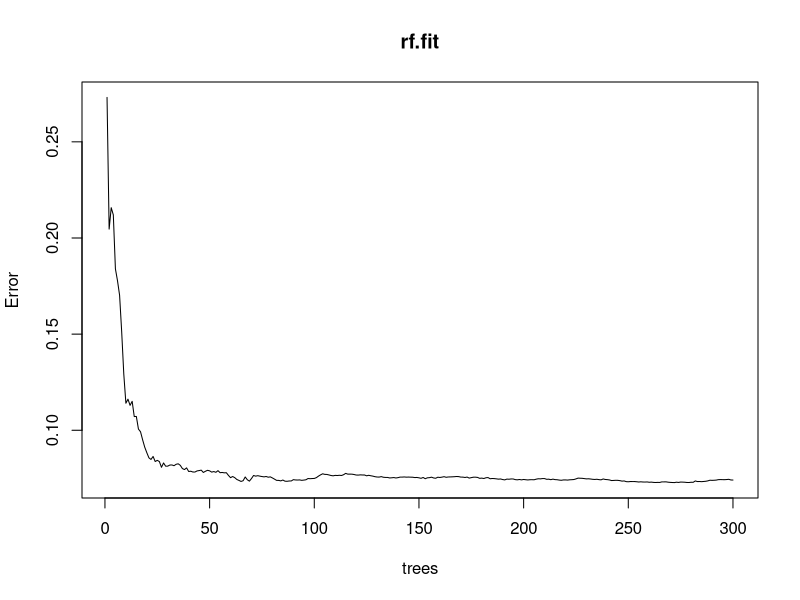
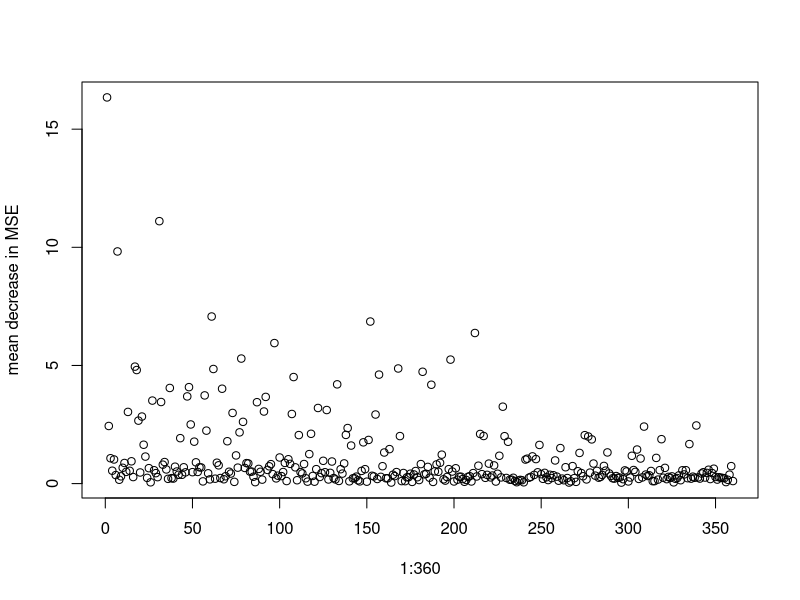
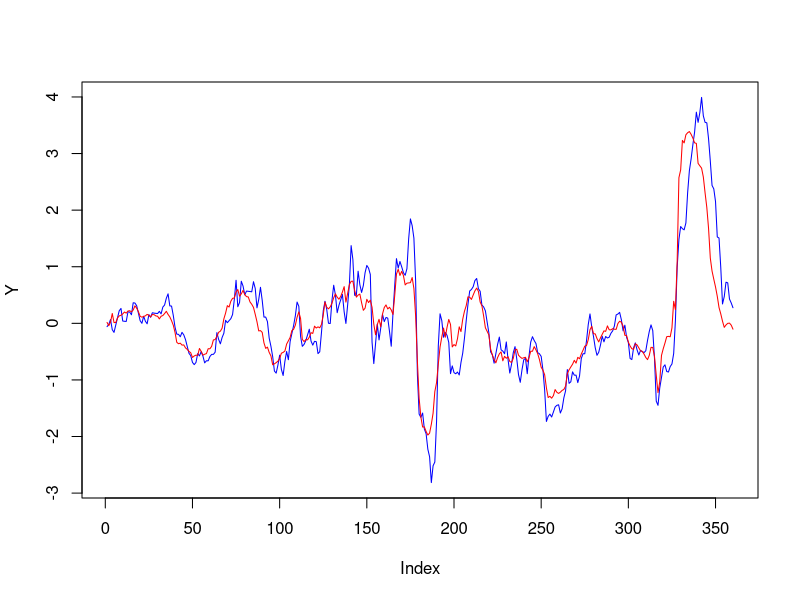
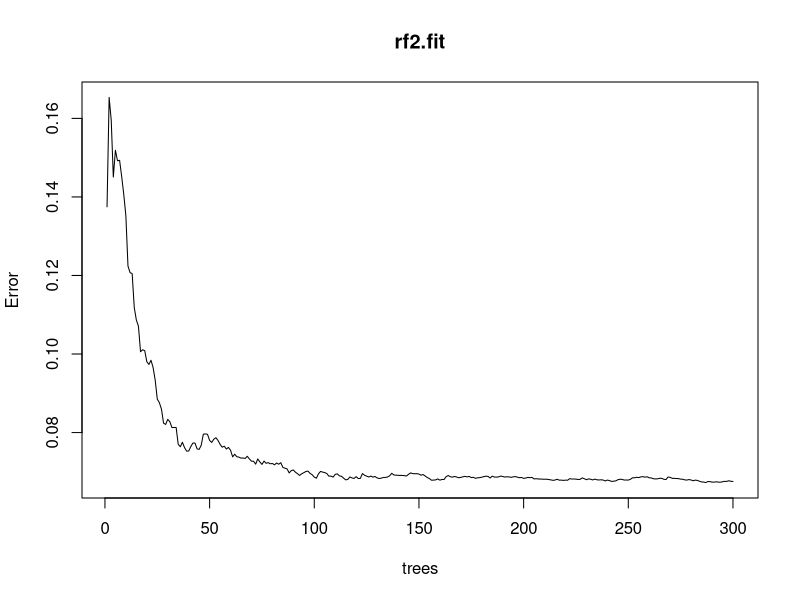
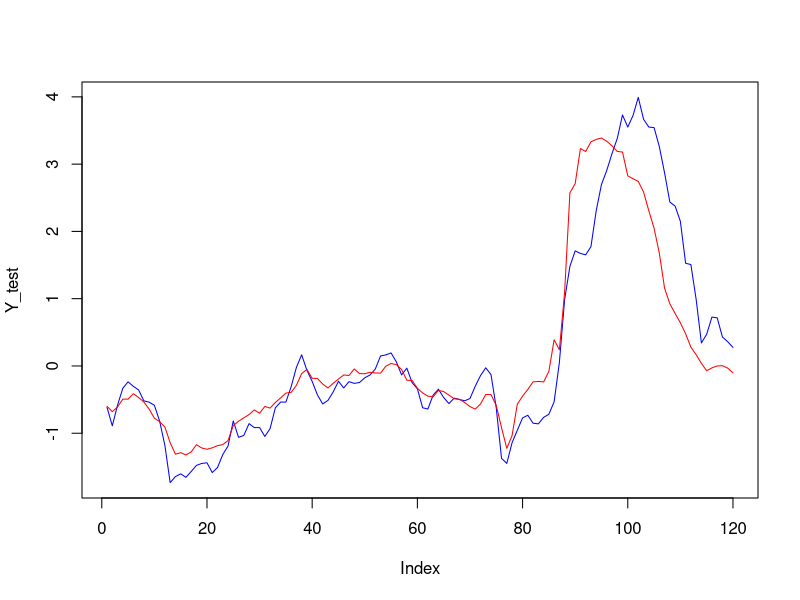

Reproduce these figures in R, in order.
## ---- chunk 1
knitr::opts_chunk$set(echo = TRUE)
## ---- chunk 2
library(randomForest)
## ---- chunk 3
data <- read.csv("./data/inputs_rf.csv")
## ---- chunk 4
raw_data <- data[25:nrow(data),]
series <- colnames(raw_data[,2:ncol(raw_data)])
dates <- raw_data$date
T <- length(dates)
## ---- chunk 5
yt = raw_data[,2:ncol(raw_data)]
dim_yt <- dim(yt)
TT <- dim_yt[1]
NN <- dim_yt[2]
## ---- chunk 6
y <- as.data.frame(scale(yt,scale=TRUE)) # standardize the data for plotting
## ---- chunk 7
Y<-y[13:nrow(y),1]
XX<-cbind(
  y[12:(nrow(y)-1),],y[11:(nrow(y)-2),],
  y[10:(nrow(y)-3),],y[9:(nrow(y)-4),],
  y[8:(nrow(y)-5),],y[7:(nrow(y)-6),],
  y[6:(nrow(y)-7),],y[5:(nrow(y)-8),],
  y[4:(nrow(y)-9),],y[3:(nrow(y)-10),],
  y[2:(nrow(y)-11),],y[1:(nrow(y)-12),])
X1<-scale(XX,center=TRUE,scale=TRUE)

## ---- chunk 8
set.seed(117)
rf.fit <- randomForest(X1,Y,ntree=300,mtry=10,importance=TRUE)
rf.fit
plot(rf.fit)
## ---- chunk 9
dim(rf.fit$importance)
plot(1:360,rf.fit$importance[,2],ylab="mean decrease in MSE")
## ---- chunk 10
plot(Y, type='l', col='blue')
lines(predict(rf.fit, newdata = X1), col='red')
## ---- chunk 11
X_train = X1[1:240,]
X_test = X1[241:nrow(X1),]
Y_train = Y[1:240]
Y_test = Y[241:nrow(X1)]
## ---- chunk 12
set.seed(117)
rf2.fit <- randomForest(X_train,Y_train,ntree=300,mtry=10,importance=TRUE)
rf2.fit
plot(rf2.fit)
## ---- chunk 13
plot(Y_test, type='l', col='blue')
lines(predict(rf.fit, newdata = X_test), col='red')
